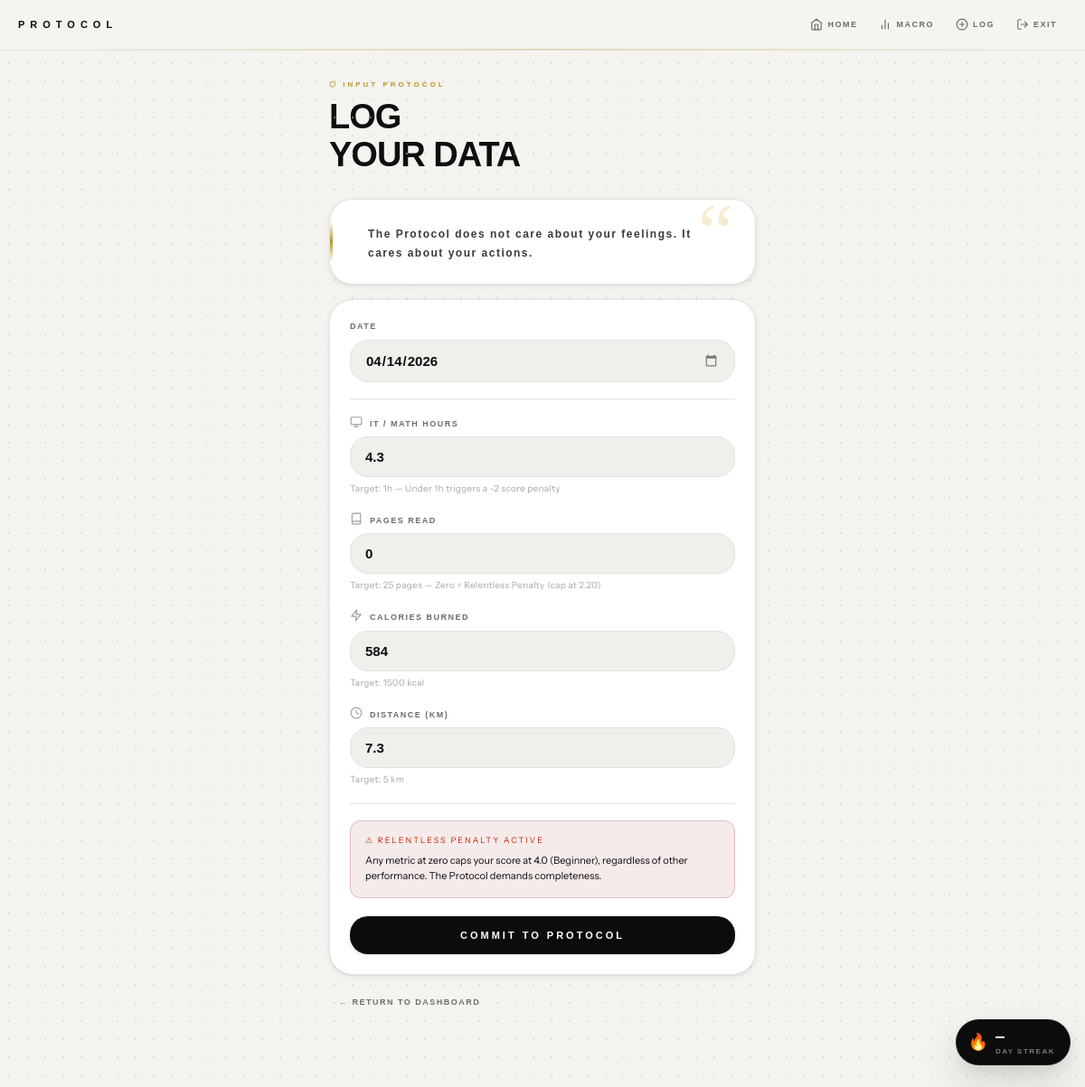
Page /report/add/2026-04-14/ (signed in) on the committed database.
### protocol_app/models.py (models this page shows, shortened)
class MotivationQuote(models.Model):
    FONT_CHOICES = [
        ('serif',    'Serif / Calligraphy'),
        ('orbitron', 'Orbitron / Tech'),
        ('playfair', 'Playfair Display / Editorial'),
    ]
    text       = models.TextField()
    font_style = models.CharField(max_length=20, choices=FONT_CHOICES, default='playfair')
    is_active  = models.BooleanField(default=True)
    created_at = models.DateTimeField(auto_now_add=True)
    class Meta:
        ordering = ['-created_at']

class DailyReport(models.Model):
    user          = models.ForeignKey(User, on_delete=models.CASCADE, related_name='reports')
    date          = models.DateField(default=timezone.localdate)
    it_math_hours = models.FloatField(default=0.0, help_text="Target: 1 hour")
    pages_read    = models.IntegerField(default=0,  help_text="Target: 50 pages")
    calories      = models.IntegerField(default=0,  help_text="Target: 500 kcal")
    distance_km   = models.FloatField(default=0.0,  help_text="Target: 5 km")
    ai_comment    = models.TextField(blank=True, default='')
    created_at    = models.DateTimeField(auto_now_add=True)
    updated_at    = models.DateTimeField(auto_now=True)
    class Meta:
        unique_together = ('user', 'date')
        ordering = ['-date']
    IT_TARGET       = 1.0     # hours
    PAGES_TARGET    = 25      # pages
    KCAL_TARGET     = 1500     # calories
    KM_TARGET       = 5.0     # km
    IT_MAX_PTS      = 7.00
    BOOKS_MAX_PTS   = 5.25
    KCAL_MAX_PTS    = 5.25
    KM_MAX_PTS      = 5.25
    MAX_DAILY_SCORE = 22.75   # 7 + 5.25 + 5.25 + 5.25
    RANK_THRESHOLDS = [
        (0.00,  'Unranked',       'unranked'),
        (1.00,  'Novice I',       'novice_1'),
        (2.21,  'Novice II',      'novice_2'),
        (3.42,  'Novice III',     'novice_3'),
        (4.63,  'Novice IV',      'novice_4'),
        (5.84,  'Apprentice I',   'apprentice_1'),
        (7.04,  'Apprentice II',  'apprentice_2'),
        (8.25,  'Apprentice III', 'apprentice_3'),
        (9.46,  'Intermediate I', 'intermediate_1'),
        (10.67, 'Intermediate II','intermediate_2'),
        (11.88, 'Intermediate III','intermediate_3'),
        (13.08, 'Advanced I',     'advanced_1'),
        (14.29, 'Advanced II',    'advanced_2'),
        (15.50, 'Advanced III',   'advanced_3'),
        (16.71, 'Expert',         'expert'),
        (17.92, 'Expert Pro',     'expert_pro'),
        (19.13, 'Master',         'master'),
        (20.33, 'Grandmaster',    'grandmaster'),
        (21.54, 'Apex',           'apex'),
        (22.75, 'Protocolmaxxer', 'protocolmaxxer'),
    ]
    @property
    def rank_slug(self):
        """
        Slug used to find the rank image.
        Image path: /static/protocol_app/ranks/<slug>.png
        Drop your PNG files into that folder with these exact names.
        """
        return self.rank_data[2]

### protocol_app/views.py (the view, shortened to what this page needs)
# urls.py: path('report/add/',          views.AddReportView.as_view(),    name='add_report'),
class AddReportView(LoginRequiredMixin, View):
    template_name = 'protocol_app/add_report.html'
    def get_initial_date(self):
        date_str = self.kwargs.get('date')
        if date_str:
            try:
                return datetime.date.fromisoformat(date_str)
            except ValueError:
                pass
        return timezone.localdate()
    def get(self, request, *args, **kwargs):
        from django.shortcuts import render
        target_date = self.get_initial_date()
        try:
            existing = DailyReport.objects.get(user=request.user, date=target_date)
            form = DailyReportForm(instance=existing)
        except DailyReport.DoesNotExist:
            form = DailyReportForm(initial={'date': target_date})
        return render(request, self.template_name, {
            'form':        form,
            'target_date': target_date,
        })

### core/context_processors/protocol_context.py (called while the page is built)
def protocol_quote(request):
    try:
        from protocol_app.models import MotivationQuote
        quotes = list(MotivationQuote.objects.filter(is_active=True))
        quote = random.choice(quotes) if quotes else None
    except Exception:
        quote = None
    return {'global_quote': quote}

### protocol_app/templates/protocol_app/add_report.html (shortened to what this page needs)
{% extends 'protocol_app/base.html' %}
{% block content %}
<div class="add-report-wrap">
  <div class="page-header">
    <div class="page-eyebrow">⬡ INPUT PROTOCOL</div>
    <h1 class="page-title">
      LOG<br>YOUR DATA
    </h1>
  </div>
  {% if global_quote %}
  <div class="quote-card mb-16">
    <p class="quote-text {{ global_quote.font_style }}">{{ global_quote.text }}</p>
  </div>
  {% endif %}
  <div class="protocol-card">
    <form method="post" novalidate onsubmit="showProcessing()">
      <div class="form-group">
        <label class="form-label">Date</label>
        {{ form.date }}
      </div>
      <div class="divider"></div>
      <div class="form-group">
        <label class="form-label">
          IT / MATH HOURS
        </label>
        {{ form.it_math_hours }}
        <div class="input-hint">Target: 1h — Under 1h triggers a -2 score penalty</div>
      </div>
      <div class="form-group">
        <label class="form-label">
          PAGES READ
        </label>
        {{ form.pages_read }}
        <div class="input-hint">Target: 25 pages — Zero = Relentless Penalty (cap at 2.20)</div>
      </div>
      <div class="form-group">
        <label class="form-label">
          <svg width="14" height="14" viewBox="0 0 24 24" fill="none" stroke="#A0A0A0" stroke-width="2" stroke-linecap="round" stroke-linejoin="round" style="margin-right:8px; vertical-align:text-bottom;">
            <path d="M13 2L3 14h9l-1 8 10-12h-9l1-8z"></path>
          </svg>CALORIES BURNED
        </label>
        {{ form.calories }}
        <div class="input-hint">Target: 1500 kcal</div>
      </div>
      <div class="form-group">
        <label class="form-label">
          <svg width="14" height="14" viewBox="0 0 24 24" fill="none" stroke="#A0A0A0" stroke-width="2" stroke-linecap="round" stroke-linejoin="round" style="margin-right:8px; vertical-align:text-bottom;">
            <circle cx="12" cy="12" r="10"></circle><polyline points="12 6 12 12 16 14"></polyline>
          </svg>DISTANCE (KM)
        </label>
        {{ form.distance_km }}
        <div class="input-hint">Target: 5 km</div>
      </div>
      <div class="divider"></div>
      <div style="background: rgba(139,0,0,0.08); border: 1px solid rgba(139,0,0,0.2); border-radius: 12px; padding: 14px 16px; margin-bottom: 20px;">
        <p style="font-family: var(--font-head); font-size: 9px; letter-spacing: 2px; color: #cc2200; margin-bottom: 6px;">
          ⚠ RELENTLESS PENALTY ACTIVE
        </p>
        <p style="font-size: 11px; color: var(--text-secondary); line-height: 1.6;">
          Any metric at zero caps your score at 4.0 (Beginner), regardless of other performance.
          The Protocol demands completeness.
        </p>
      </div>
      <button type="submit" class="protocol-submit-btn">
        COMMIT TO PROTOCOL
      </button>
    </form>
  </div>
  <div style="text-align:center; margin-top:16px;">
    <a href="{% url 'dashboard' %}" class="nav-link">← RETURN TO DASHBOARD</a>
  </div>
</div>
{% endblock %}

### rows in the picture
MotivationQuote: text "The Protocol does not care about your feelings. It cares about your actions."
DailyReport: date "04/14/2026", it_math_hours "4.3", pages_read "0", calories "584", distance_km "7.3"
